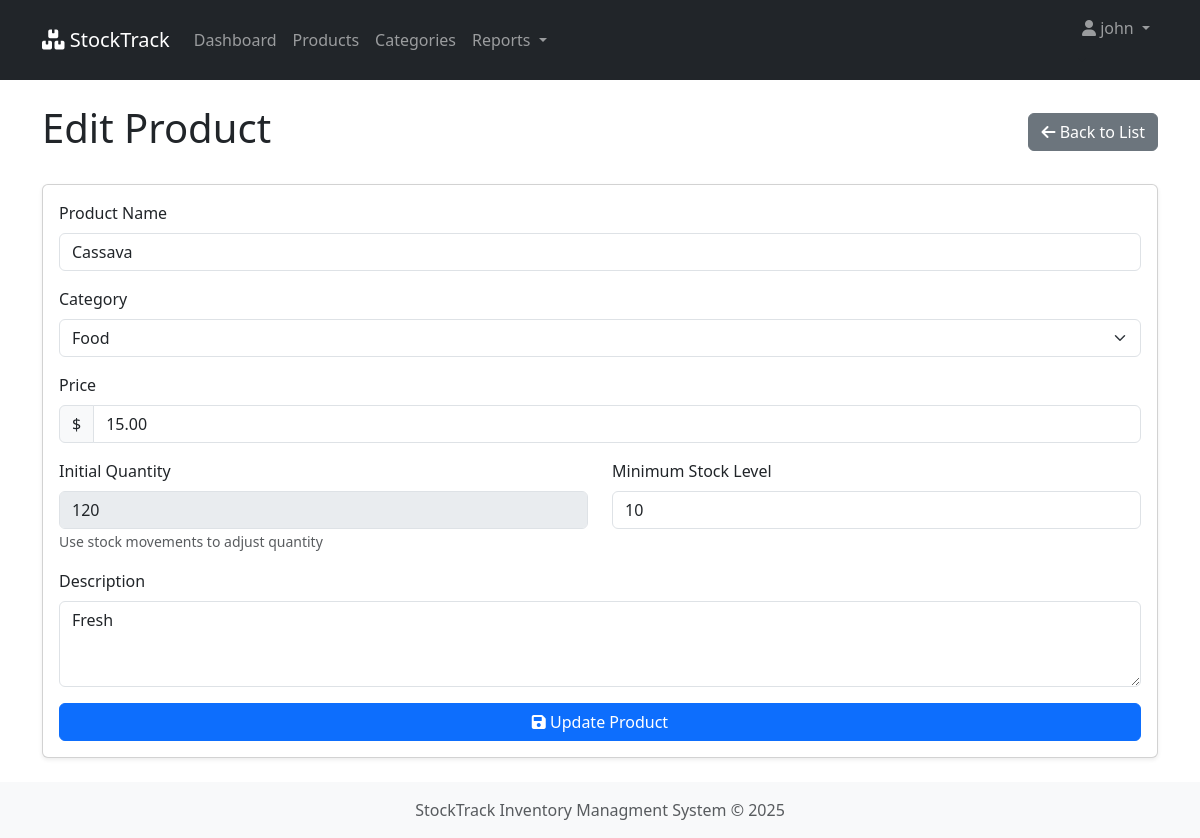
/product/11/edit/ (signed in), run on the app's committed database.
### inventory/models.py (models this page shows, shortened)
class Product(models.Model):
    name = models.CharField(max_length=255, db_index=True)
    description = models.TextField(blank=True, null=True)
    category = models.ForeignKey(Category, on_delete=models.CASCADE, related_name='products')
    price = models.DecimalField(max_digits=10, decimal_places=2, db_index=True)
    quantity = models.IntegerField(default=0, db_index=True)
    minimum_stock = models.IntegerField(default=10)
    created_at = models.DateTimeField(auto_now_add=True)
    updated_at = models.DateTimeField(auto_now=True)

class Category(models.Model):
    name = models.CharField(max_length=255, unique=True, db_index=True)
    description = models.TextField(blank=True, null=True)
    created_at = models.DateTimeField(auto_now_add=True)
    class Meta:
        verbose_name_plural = "categories"
        ordering = ['name']

### inventory/views.py (the view, shortened to what this page needs)
# urls.py: path('product/<int:pk>/edit/', views.edit_product, name='edit_product'),
@never_cache
@csrf_protect
@login_required
def edit_product(request, pk):
    product = get_object_or_404(Product, pk=pk)
    categories = Category.objects.all()
    return render(request, 'inventory/product_form.html', {'product': product, 'categories': categories})

### inventory/templates/inventory/product_form.html (shortened to what this page needs)
{% extends 'inventory/base.html' %}
{% load static %}
{% block content %}
<div class="d-flex justify-content-between align-items-center mb-4">
    <h1>{% if product %}Edit{% else %}Add{% endif %} Product</h1>
    <a href="{% url 'product_list' %}" class="btn btn-secondary">
        <i class="fas fa-arrow-left"></i> Back to List
    </a>
</div>
<div class="card">
    <div class="card-body">
        <form method="post">
            <div class="mb-3">
                <label for="name" class="form-label">Product Name</label>
                <input type="text" class="form-control" id="name" name="name" value="{{ product.name|default:'' }}" required>
            </div>
            <div class="mb-3">
                <label for="category" class="form-label">Category</label>
                <select class="form-select" id="category" name="category" required>
                    {% for category in categories %}
                    <option value="{{ category.id }}" {% if product.category.id == category.id %}selected{% endif %}>
                        {{ category.name }}
                    </option>
                    {% endfor %}
                </select>
            </div>
            <div class="mb-3">
                <label for="price" class="form-label">Price</label>
                <div class="input-group">
                    <span class="input-group-text">$</span>
                    <input type="text" class="form-control" id="price" name="price" value="{{ product.price|default:'' }}"
                           onchange="formatCurrency(this)" required>
                </div>
            </div>
            <div class="row">
                <div class="col-md-6 mb-3">
                    <label for="quantity" class="form-label">Initial Quantity</label>
                    <input type="number" class="form-control" id="quantity" name="quantity" value="{{ product.quantity|default:'0' }}"
                           {% if product %}disabled{% endif %} min="0" onchange="validateQuantity(this)">
                    {% if product %}
                    <small class="text-muted">Use stock movements to adjust quantity</small>
                    {% endif %}
                </div>
                <div class="col-md-6 mb-3">
                    <label for="minimum_stock" class="form-label">Minimum Stock Level</label>
                    <input type="number" class="form-control" id="minimum_stock" name="minimum_stock"
                           value="{{ product.minimum_stock|default:'10' }}" min="0" onchange="validateQuantity(this)" required>
                </div>
            </div>
            <div class="mb-3">
                <label for="description" class="form-label">Description</label>
                <textarea class="form-control" id="description" name="description" rows="3">{{ product.description|default:'' }}</textarea>
            </div>
            <div class="d-grid">
                <button type="submit" class="btn btn-primary">
                    <i class="fas fa-save"></i> {% if product %}Update{% else %}Create{% endif %} Product
                </button>
            </div>
        </form>
    </div>
</div>
{% endblock %}

### inventory/templates/inventory/base.html (shortened to what this page needs)
<!DOCTYPE html>
<html lang="en">
<head>
    <link rel="stylesheet" href="/static/css/style.css">
    <link href="https://cdn.jsdelivr.net/npm/bootstrap@5.3.0/dist/css/bootstrap.min.css" rel="stylesheet">
    <link rel="stylesheet" href="https://cdnjs.cloudflare.com/ajax/libs/font-awesome/6.0.0/css/all.min.css">
</head>
<body>
    {% if user.is_authenticated %}
    <nav class="navbar navbar-expand-lg navbar-dark bg-dark">
        <div class="container">
            <a href="{% url 'dashboard' %}" class="navbar-brand">
                <i class="fas fa-boxes"></i> StockTrack
            </a>
            <div class="collapse navbar-collapse" id="navbar">
                <ul class="navbar-nav">
                    <li class="nav-item">
                        <a href="{% url 'dashboard' %}" class="nav-link">Dashboard</a>
                    </li>
                    <li class="nav-item">
                        <a href="{% url 'product_list' %}" class="nav-link">Products</a>
                    </li>
                    <li class="nav-item">
                        <a href="{% url 'category_list' %}" class="nav-link">Categories</a>
                    </li>
                    <li class="nav-item dropdown">
                        <a class="nav-link dropdown-toggle" href="#" id="reportsDropdown" role="button" data-bs-toggle="dropdown">
                            Reports
                        </a>
                    </li>
                </ul>
                <ul class="navbar-nav ms-auto">
                    <li class="nav-item dropdown-toggle">
                        <a href="#" class="nav-link dropdown-toggle" id="userDropdown" role="button" data-bs-toggle="dropdown">
                            <i class="fas fa-user"></i> {{user.username}}
                        </a>
                    </li>
                </ul>
            </div>
        </div>
    </nav>
    {% endif %}
    <div class="container mt-4">
        {% block content %}{% endblock %}
    </div>
    <footer class="footer mt-auto py-3 bg-light">
        <div class="container text-center">
            <span class="text-muted">
                StockTrack Inventory Managment System &copy; {% now "Y" %}
            </span>
        </div>
    </footer>
</body>
</html>

### static/css/style.css (style rules this page uses)
body { min-height: 100vh; display: flex; flex-direction: column; }
.footer { margin-top: auto; }
.card { box-shadow: 0 0.125rem 0.25rem rgba(0, 0, 0, 0.075); margin-bottom: 1.5rem; }
.form-label { font-weight: 500; }

### data on the page
Product: name "Cassava", category "Food", price "15.00", quantity "120", minimum_stock "10", description "Fresh"

### other printed values
{{ user.username }} "john"
